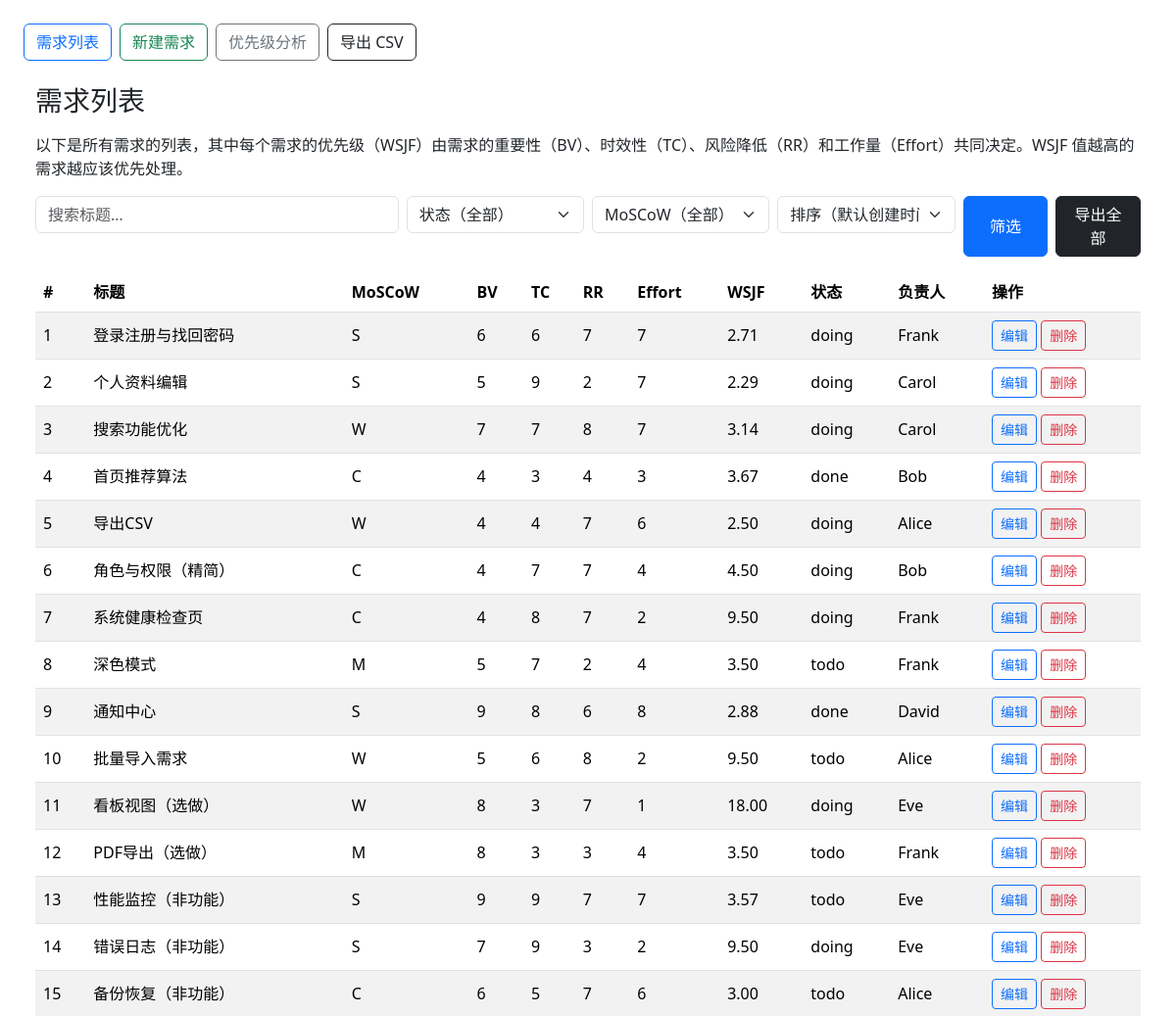
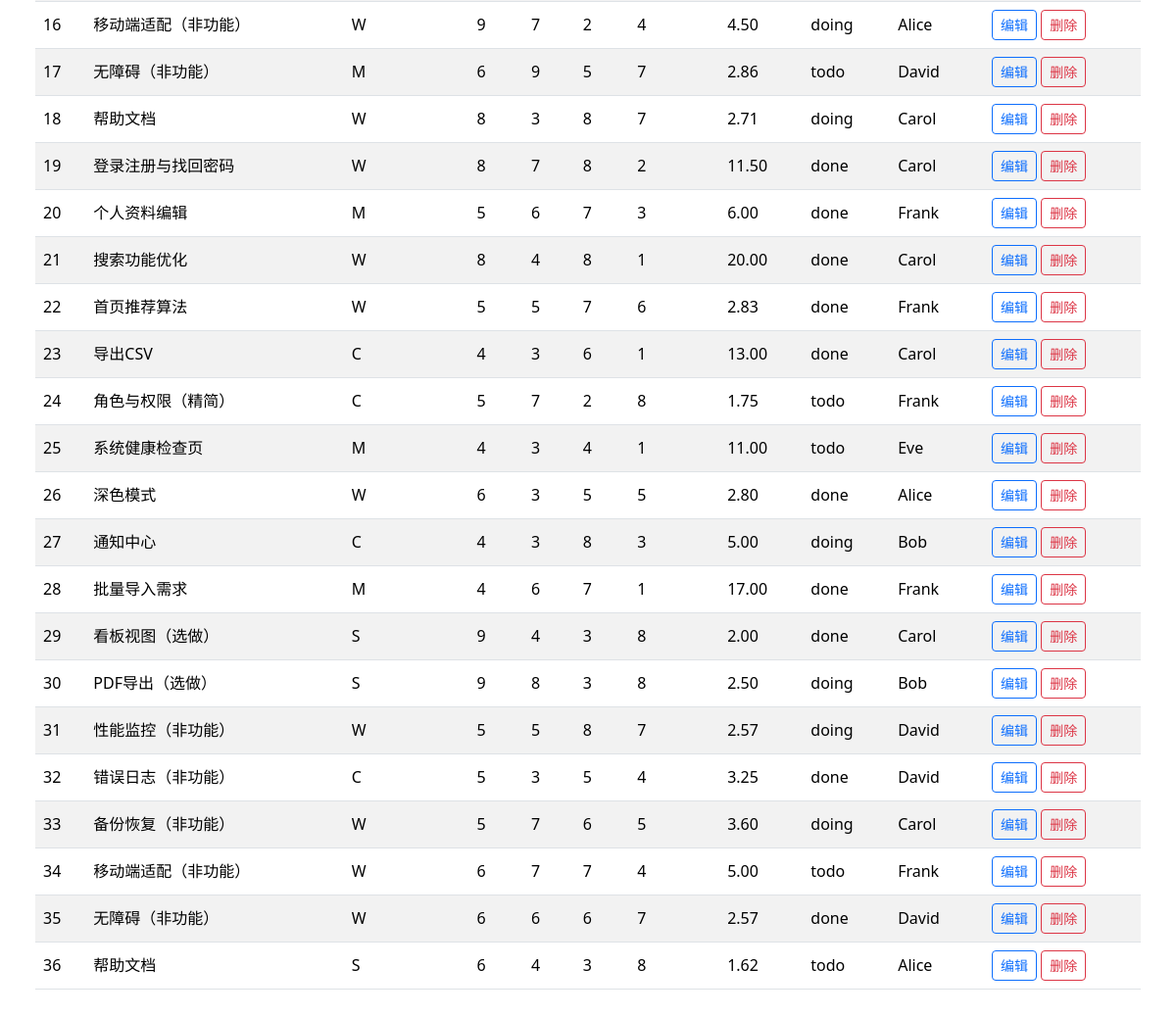
Page /requirements on the committed database (2 pictures, top to bottom).
### app.py (models this page shows)
class Requirement(db.Model):
    id = db.Column(db.Integer, primary_key=True)
    title = db.Column(db.String(200), nullable=False)
    description = db.Column(db.Text, default="")
    category = db.Column(db.String(20), default="functional")  # functional / nonfunctional
    moscow = db.Column(db.String(1), default="C")              # M / S / C / W
    business_value = db.Column(db.Integer, default=5)
    time_criticality = db.Column(db.Integer, default=5)
    risk_reduction = db.Column(db.Integer, default=5)
    effort = db.Column(db.Integer, default=5)                  # 1~10
    risk_level = db.Column(db.Integer, default=3)              # 1~5
    assignee = db.Column(db.String(100), default="")
    status = db.Column(db.String(20), default="todo")          # todo / doing / done
    created_at = db.Column(db.DateTime, default=datetime.utcnow)
    updated_at = db.Column(db.DateTime, default=datetime.utcnow)
    @property
    def wsjf(self):
        effort = max(1, int(self.effort or 1))
        return (int(self.business_value or 0)
                + int(self.time_criticality or 0)
                + int(self.risk_reduction or 0)) / effort

### app.py (the view)
@app.route("/requirements")
def list_requirements():
    q = request.args.get("q", "").strip()
    status = request.args.get("status", "")
    moscow = request.args.get("moscow", "")
    sort = request.args.get("sort", "")
    query = Requirement.query
    if q:
        query = query.filter(Requirement.title.like(f"%{q}%"))
    if status:
        query = query.filter_by(status=status)
    if moscow:
        query = query.filter_by(moscow=moscow)
    items = query.all()
    if sort == "wsjf":
        items = sorted(items, key=lambda r: r.wsjf, reverse=True)
    elif sort == "created":
        items = sorted(items, key=lambda r: r.created_at, reverse=True)
    return render_template("list.html", items=items, q=q, status=status, moscow=moscow, sort=sort)

### templates/list.html (shortened to what this page needs)
{% extends "base.html" %}
{% block content %}
<h3 class="mb-3">需求列表</h3>
<p>以下是所有需求的列表，其中每个需求的优先级（WSJF）由需求的重要性（BV）、时效性（TC）、风险降低（RR）和工作量（Effort）共同决定。WSJF 值越高的需求越应该优先处理。</p>
<form class="row g-2 mb-3" method="get" action="/requirements">
  <div class="col-md-4">
    <input class="form-control" name="q" placeholder="搜索标题…" value="{{ q or '' }}">
  </div>
  <div class="col-md-2">
    <select class="form-select" name="status">
      <option value="">状态（全部）</option>
    </select>
  </div>
  <div class="col-md-2">
    <select class="form-select" name="moscow">
      <option value="">MoSCoW（全部）</option>
    </select>
  </div>
  <div class="col-md-2">
    <select class="form-select" name="sort">
      <option value="">排序（默认创建时间）</option>
    </select>
  </div>
  <div class="col-md-2 d-flex gap-2">
    <button class="btn btn-primary w-100" type="submit">筛选</button>
    <a class="btn btn-dark w-100" href="/export/csv">导出全部</a>
  </div>
</form>
{% if not items %}
<div class="alert alert-info">
  暂无数据。你可以先 <a href="/seed">一键生成示例数据</a> 或 <a href="/requirements/new">新建一条需求</a>。
</div>
{% else %}
<table class="table table-striped table-hover align-middle">
  <thead>
    <tr>
      <th>#</th>
      <th>标题</th>
      <th>MoSCoW</th>
      <th>BV</th>
      <th>TC</th>
      <th>RR</th>
      <th>Effort</th>
      <th>WSJF</th>
      <th>状态</th>
      <th>负责人</th>
      <th style="width:160px">操作</th>
    </tr>
  </thead>
  <tbody>
    {% for item in items %}
    <tr>
      <td>{{ item.id }}</td>
      <td>{{ item.title }}</td>
      <td>{{ item.moscow }}</td>
      <td>{{ item.business_value }}</td>
      <td>{{ item.time_criticality }}</td>
      <td>{{ item.risk_reduction }}</td>
      <td>{{ item.effort }}</td>
      <td>{{ '%.2f'|format(item.wsjf) }}</td>
      <td>{{ item.status }}</td>
      <td>{{ item.assignee }}</td>
      <td>
        <a class="btn btn-sm btn-outline-primary" href="/requirements/{{item.id}}/edit">编辑</a>
        <form action="/requirements/{{item.id}}/delete" method="post" style="display:inline" onsubmit="return confirm('确定删除？');">
          <button class="btn btn-sm btn-outline-danger" type="submit">删除</button>
        </form>
      </td>
    </tr>
    {% endfor %}
  </tbody>
</table>
{% endif %}
{% endblock %}

### templates/base.html (shortened to what this page needs)
<!doctype html>
<html lang="zh">
<head>
  <link href="https://cdn.jsdelivr.net/npm/bootstrap@5.3.2/dist/css/bootstrap.min.css" rel="stylesheet">
</head>
<body class="p-4">
  <nav class="mb-4 d-flex gap-2 flex-wrap">
    <a class="btn btn-outline-primary" href="/requirements">需求列表</a>
    <a class="btn btn-outline-success" href="/requirements/new">新建需求</a>
    <a class="btn btn-outline-secondary" href="/analysis">优先级分析</a>
    <a class="btn btn-outline-dark" href="/export/csv">导出 CSV</a>
  </nav>
  <div class="container-fluid">
    {% block content %}{% endblock %}
  </div>
</body>
</html>

### rows in the picture
Requirement: id "1", title "登录注册与找回密码", moscow "S", business_value "6", time_criticality "6", risk_reduction "7", effort "7", wsjf "2.71", status "doing", assignee "Frank"
Requirement: id "2", title "个人资料编辑", moscow "S", business_value "5", time_criticality "9", risk_reduction "2", effort "7", wsjf "2.29", status "doing", assignee "Carol"
Requirement: id "3", title "搜索功能优化", moscow "W", business_value "7", time_criticality "7", risk_reduction "8", effort "7", wsjf "3.14", status "doing", assignee "Carol"
Requirement: id "4", title "首页推荐算法", moscow "C", business_value "4", time_criticality "3", risk_reduction "4", effort "3", wsjf "3.67", status "done", assignee "Bob"
Requirement: id "5", title "导出CSV", moscow "W", business_value "4", time_criticality "4", risk_reduction "7", effort "6", wsjf "2.50", status "doing", assignee "Alice"
Requirement: id "6", title "角色与权限（精简）", moscow "C", business_value "4", time_criticality "7", risk_reduction "7", effort "4", wsjf "4.50", status "doing", assignee "Bob"
Requirement: id "7", title "系统健康检查页", moscow "C", business_value "4", time_criticality "8", risk_reduction "7", effort "2", wsjf "9.50", status "doing", assignee "Frank"
Requirement: id "8", title "深色模式", moscow "M", business_value "5", time_criticality "7", risk_reduction "2", effort "4", wsjf "3.50", status "todo", assignee "Frank"
Requirement: id "9", title "通知中心", moscow "S", business_value "9", time_criticality "8", risk_reduction "6", effort "8", wsjf "2.88", status "done", assignee "David"
Requirement: id "10", title "批量导入需求", moscow "W", business_value "5", time_criticality "6", risk_reduction "8", effort "2", wsjf "9.50", status "todo", assignee "Alice"
Requirement: id "11", title "看板视图（选做）", moscow "W", business_value "8", time_criticality "3", risk_reduction "7", effort "1", wsjf "18.00", status "doing", assignee "Eve"
Requirement: id "12", title "PDF导出（选做）", moscow "M", business_value "8", time_criticality "3", risk_reduction "3", effort "4", wsjf "3.50", status "todo", assignee "Frank"
Requirement: id "13", title "性能监控（非功能）", moscow "S", business_value "9", time_criticality "9", risk_reduction "7", effort "7", wsjf "3.57", status "todo", assignee "Eve"
Requirement: id "14", title "错误日志（非功能）", moscow "S", business_value "7", time_criticality "9", risk_reduction "3", effort "2", wsjf "9.50", status "doing", assignee "Eve"
Requirement: id "15", title "备份恢复（非功能）", moscow "C", business_value "6", time_criticality "5", risk_reduction "7", effort "6", wsjf "3.00", status "todo", assignee "Alice"
Requirement: id "16", title "移动端适配（非功能）", moscow "W", business_value "9", time_criticality "7", risk_reduction "2", effort "4", wsjf "4.50", status "doing", assignee "Alice"
Requirement: id "17", title "无障碍（非功能）", moscow "M", business_value "6", time_criticality "9", risk_reduction "5", effort "7", wsjf "2.86", status "todo", assignee "David"
Requirement: id "18", title "帮助文档", moscow "W", business_value "8", time_criticality "3", risk_reduction "8", effort "7", wsjf "2.71", status "doing", assignee "Carol"
Requirement: id "19", title "登录注册与找回密码", moscow "W", business_value "8", time_criticality "7", risk_reduction "8", effort "2", wsjf "11.50", status "done", assignee "Carol"
Requirement: id "20", title "个人资料编辑", moscow "M", business_value "5", time_criticality "6", risk_reduction "7", effort "3", wsjf "6.00", status "done", assignee "Frank"
Requirement: id "21", title "搜索功能优化", moscow "W", business_value "8", time_criticality "4", risk_reduction "8", effort "1", wsjf "20.00", status "done", assignee "Carol"
Requirement: id "22", title "首页推荐算法", moscow "W", business_value "5", time_criticality "5", risk_reduction "7", effort "6", wsjf "2.83", status "done", assignee "Frank"
Requirement: id "23", title "导出CSV", moscow "C", business_value "4", time_criticality "3", risk_reduction "6", effort "1", wsjf "13.00", status "done", assignee "Carol"
Requirement: id "24", title "角色与权限（精简）", moscow "C", business_value "5", time_criticality "7", risk_reduction "2", effort "8", wsjf "1.75", status "todo", assignee "Frank"
Requirement: id "25", title "系统健康检查页", moscow "M", business_value "4", time_criticality "3", risk_reduction "4", effort "1", wsjf "11.00", status "todo", assignee "Eve"
Requirement: id "26", title "深色模式", moscow "W", business_value "6", time_criticality "3", risk_reduction "5", effort "5", wsjf "2.80", status "done", assignee "Alice"
Requirement: id "27", title "通知中心", moscow "C", business_value "4", time_criticality "3", risk_reduction "8", effort "3", wsjf "5.00", status "doing", assignee "Bob"
Requirement: id "28", title "批量导入需求", moscow "M", business_value "4", time_criticality "6", risk_reduction "7", effort "1", wsjf "17.00", status "done", assignee "Frank"
Requirement: id "29", title "看板视图（选做）", moscow "S", business_value "9", time_criticality "4", risk_reduction "3", effort "8", wsjf "2.00", status "done", assignee "Carol"
Requirement: id "30", title "PDF导出（选做）", moscow "S", business_value "9", time_criticality "8", risk_reduction "3", effort "8", wsjf "2.50", status "doing", assignee "Bob"
Requirement: id "31", title "性能监控（非功能）", moscow "W", business_value "5", time_criticality "5", risk_reduction "8", effort "7", wsjf "2.57", status "doing", assignee "David"
Requirement: id "32", title "错误日志（非功能）", moscow "C", business_value "5", time_criticality "3", risk_reduction "5", effort "4", wsjf "3.25", status "done", assignee "David"
Requirement: id "33", title "备份恢复（非功能）", moscow "W", business_value "5", time_criticality "7", risk_reduction "6", effort "5", wsjf "3.60", status "doing", assignee "Carol"
Requirement: id "34", title "移动端适配（非功能）", moscow "W", business_value "6", time_criticality "7", risk_reduction "7", effort "4", wsjf "5.00", status "todo", assignee "Frank"
Requirement: id "35", title "无障碍（非功能）", moscow "W", business_value "6", time_criticality "6", risk_reduction "6", effort "7", wsjf "2.57", status "done", assignee "David"
Requirement: id "36", title "帮助文档", moscow "S", business_value "6", time_criticality "4", risk_reduction "3", effort "8", wsjf "1.62", status "todo", assignee "Alice"
